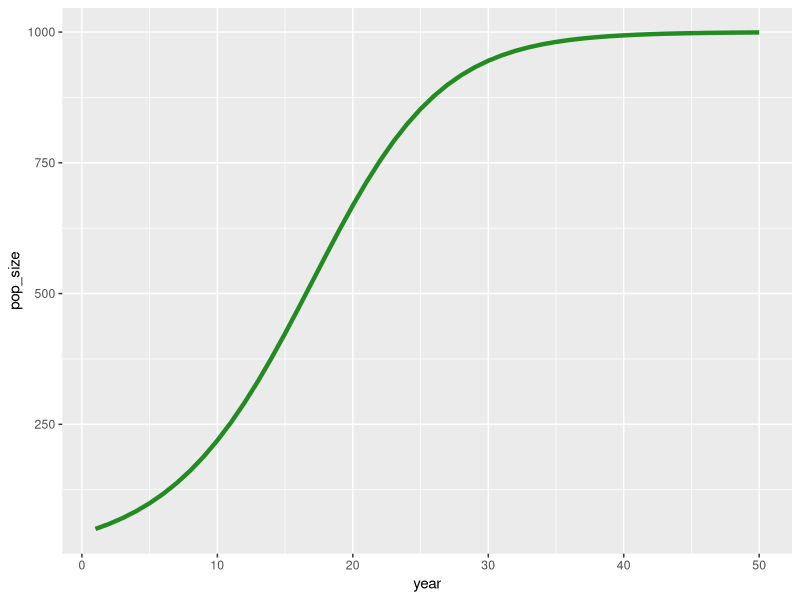
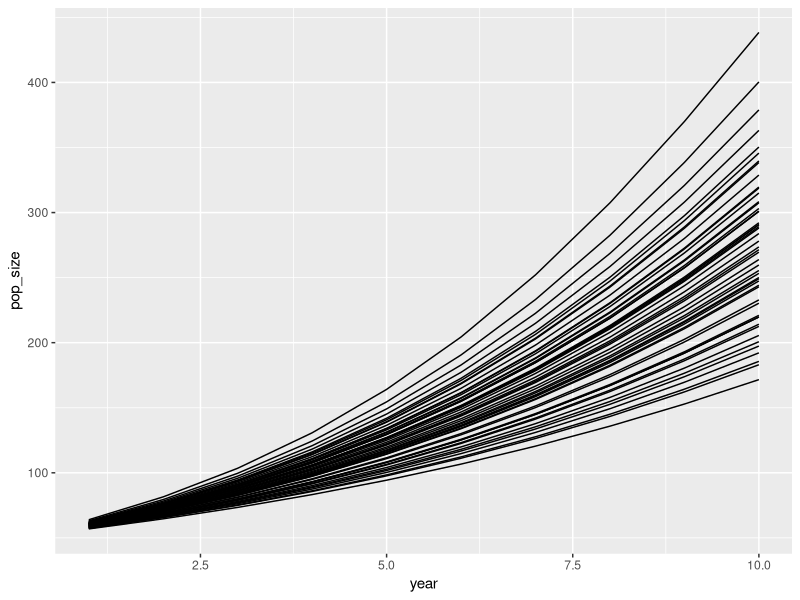
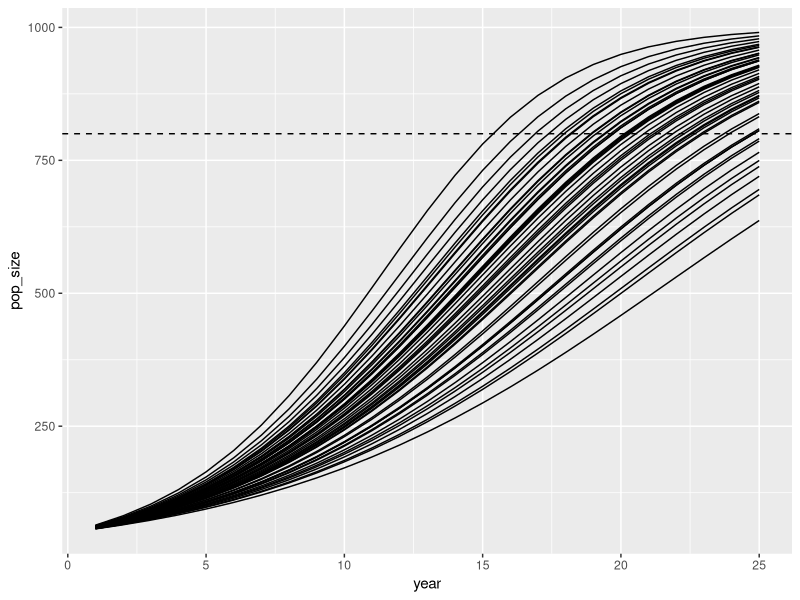
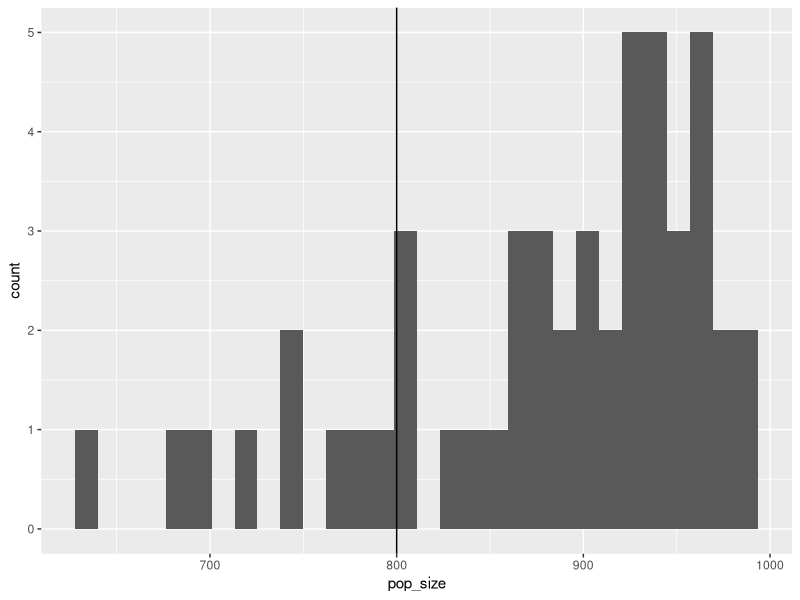
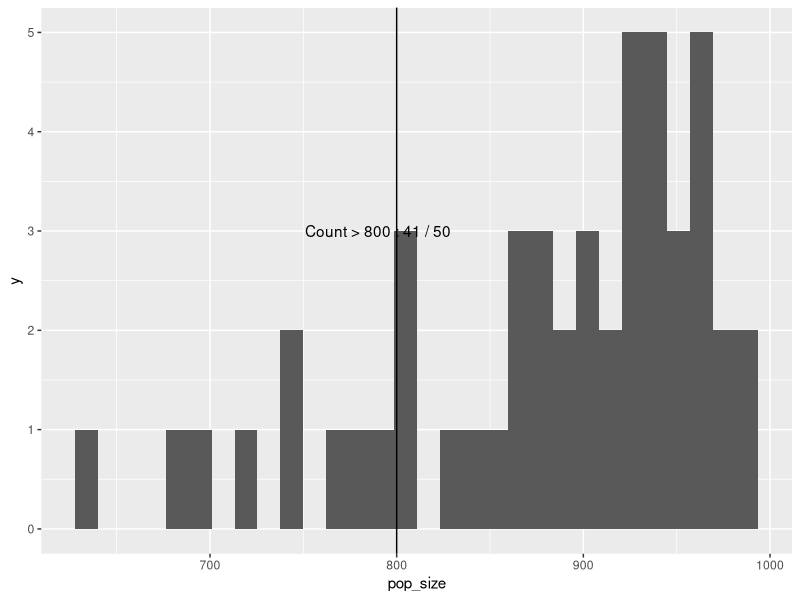

R code for these plots, in order:
library(tidyverse)



#Objective 1#####

#A#_#_#_#_#_#_#_#_#_#_

hell_pop <- data.frame(year = vector('numeric', 50L),
                      pop_size = vector('numeric',50L))

hell_pop$year <- seq(1:50)
hell_pop$pop_size[1] <- 50

r = 0.2
k = 1000

for (i in 2:50){
  hell_pop$pop_size[i] <- hell_pop$pop_size[i-1] +
    r * hell_pop$pop_size[i-1] * (1 - hell_pop$pop_size[i-1] / k)
}

#B#_#_#_#_#_#_#_#_

ggplot(hell_pop, aes(x = year, y = pop_size)) +
  geom_line(color = 'forestgreen', linewidth = 1.5)


# Objective 2 ##############

rvec <- rnorm(0.2,0.03, n = 50)

sim_mat <- matrix(NA, nrow = 51, ncol = 50)
sim_mat[1,] <- 50

for (o in 1:50){
  
  for (i in 2:50){
    sim_mat[i, o] <- sim_mat[i-1, o] +
      rvec[o] * sim_mat[i-1, o] * (1 - sim_mat[i-1,o] / k)
  }
  
}

sim_df <- as.data.frame(sim_mat)
sim_df$year <- 0:50
sim_df_long <- pivot_longer(sim_df, cols = sim_df$year, names_to = "simnum",
                            values_to = "pop_size")

sim_df_long_10 <- sim_df_long %>%
  filter(year %in% 1:10)



sim_plot <- ggplot(sim_df_long_10, aes(x = year, y = pop_size, group = simnum)) + 
  geom_line()

sim_plot
#Objective 3 ###########

sim_df_long_25 <- sim_df_long %>%
  filter(year %in% 1:25)

sim_plot2 <- ggplot(sim_df_long_25, aes(x = year, y = pop_size, group = simnum)) + 
  geom_line() +
  geom_hline(yintercept = 800,
             linetype = "dashed")

sim_plot2


sim_year_25 <- sim_df_long %>%
  filter(year == 25)

sim_hist <- ggplot(sim_year_25, aes(x = pop_size)) + 
  geom_histogram() + 
  geom_vline(xintercept = 800)

sim_hist                     

simtot <- sum(sim_year_25$pop_size > 800)

sim_hist <- sim_hist + 
  annotate("text",
           x = 790, y = 3, 
           label = paste("Count >", 800, ":", simtot, "/ 50"))
sim_hist
